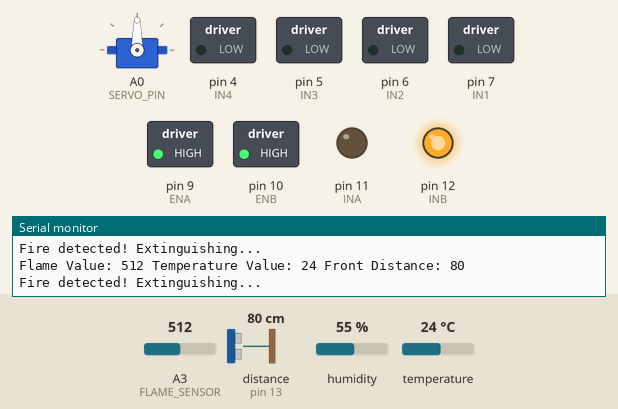
The sketch below on a simulated Arduino Uno, built with avr-gcc and run on an emulated ATmega328P. On the bench: servo, switched loads named in the sketch (green lamp = pin HIGH), output pins drawn as LEDs (lit = HIGH), the last lines printed to the serial monitor. Wiring (inferred from the names in the program): ultrasonic range finder: trigger pin 8; echo pin 13. The test bench sets the inputs (shaded band); at power-on: A3 (FLAME_SENSOR) = 512, distance to the obstacle (sensor on pin 13) 80 cm, temperature 24 °C, humidity 55 %. The echo pulse lasts 58.3 µs per cm; pins used as bus, display or sensor lines are not drawn.

Above: at 3.9 s.
4.0 s: A3 (FLAME_SENSOR) set to 316
8.1 s: A3 (FLAME_SENSOR) set to 290
At 10.4 s:
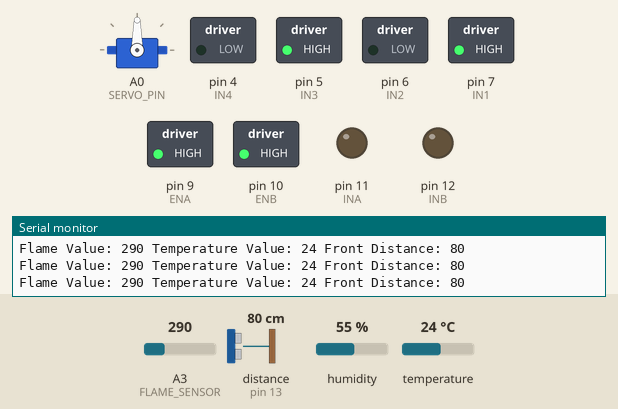
12.2 s: distance to the obstacle (sensor on pin 13) set to 22 cm
20.2 s: distance to the obstacle (sensor on pin 13) set to 19 cm
At 21.5 s:
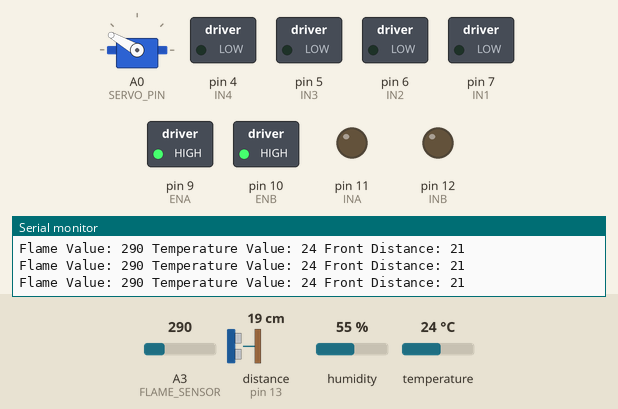
At 22.3 s:
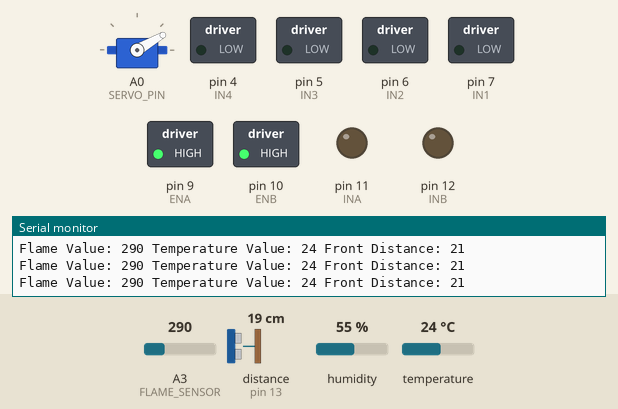
24.3 s: temperature set to 26 °C
28.4 s: temperature set to 29 °C
At 29.14 s:
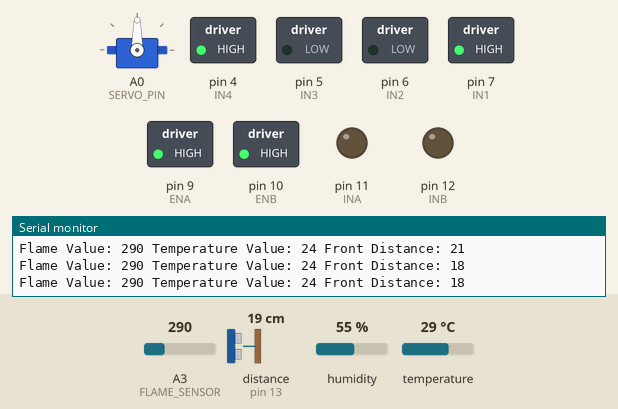
Timing chart, 0 to 31.4 s (numbered marks = the images above; inputs shaded):
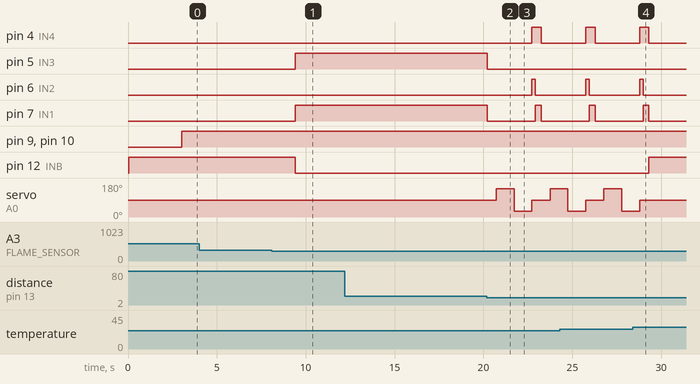

Measured:
- the behaviour switches between 301 and 300 on A3 (FLAME_SENSOR) (found by bisection; images 0 and 1)
- the behaviour switches between 21 and 20 cm on distance to the obstacle (sensor on pin 13) (found by bisection; images 1 and 2)
- the behaviour switches between 27 and 28 °C on temperature (found by bisection; images 3 and 4)
- after the input at 8.1 s, pin 5 (IN3), pin 7 (IN1): LOW → HIGH after 1.3 s; pin 12 (INB): HIGH → LOW after 1.3 s
- after the input at 20.2 s, pin 4 (IN4): LOW → HIGH after 2.5 s, → LOW 0.53 s later; pin 5 (IN3): HIGH → LOW at once; pin 6 (IN2): LOW → HIGH after 2.5 s, → LOW 0.20 s later; pin 7 (IN1): HIGH → LOW at once, → HIGH 2.7 s later, → LOW 0.33 s later; servo on A0 (SERVO_PIN): 90° → 150° after 0.52 s, → 30° 1.0 s later, → 90° 1.0 s later, → 150° 1.0 s later
- after the input at 28.4 s, pin 4 (IN4), pin 7 (IN1): goes on until 29.3 s, then stays LOW; pin 6 (IN2): goes on until 29.0 s, then stays LOW; pin 12 (INB): LOW → HIGH after 0.91 s; servo on A0 (SERVO_PIN): goes on until 28.8 s, then stays 90°

The sketch:

Autonomous_Robotics_Car.ino
```cpp
#include <PID_v1.h>
#include <Servo.h>
#include <dht.h>

// Motor driver pins
#define ENA 9  // Speed control for Left motors
#define ENB 10 // Speed control for Right motors
#define IN1 7  // Left motor 1
#define IN2 6  // Left motor 2
#define IN3 5  // Right motor 1
#define IN4 4  // Right motor 2

// Ultrasonic sensor pins
#define TRIG_PIN 8
#define ECHO_PIN 13

#define DHT_PIN 2


// Servo pin
#define SERVO_PIN A0

// Flame sensor pin
#define FLAME_SENSOR 3

// L9110 Fan Module pin
#define INA 11
#define INB 12

Servo scanServo;
dht DHT;

int tempVal;
// PID variables
volatile int leftSpeedFeedback = 0;
volatile int rightSpeedFeedback = 0;
double leftSetpoint = 150;
double rightSetpoint = 150;
double leftInput, leftOutput;
double rightInput, rightOutput;
double Kp = 2.0, Ki = 5.0, Kd = 1.0;

// PID controllers
PID leftPID(&leftInput, &leftOutput, &leftSetpoint, Kp, Ki, Kd, DIRECT);
PID rightPID(&rightInput, &rightOutput, &rightSetpoint, Kp, Ki, Kd, DIRECT);

long getDistanceFromMicro(long microsec) {
   return microsec / 29 / 2;
}

long getPingDuration() {
   pinMode(TRIG_PIN, OUTPUT);
   pinMode(ECHO_PIN, INPUT);
   digitalWrite(TRIG_PIN, LOW);
   delayMicroseconds(2);
   digitalWrite(TRIG_PIN, HIGH);
   delayMicroseconds(10);
   digitalWrite(TRIG_PIN, LOW);
   return pulseIn(ECHO_PIN, HIGH);
}

int checkDistance(int angle) {
  scanServo.write(angle);
  delay(1000);
  return getDistanceFromMicro(getPingDuration());
}

void moveForward() {
  analogWrite(ENA, leftOutput);
  analogWrite(ENB, rightOutput);
  digitalWrite(IN1, HIGH);
  digitalWrite(IN2, LOW);
  digitalWrite(IN3, HIGH);
  digitalWrite(IN4, LOW);
}

void moveBackward() {
  analogWrite(ENA, leftOutput);
  analogWrite(ENB, rightOutput);
  digitalWrite(IN1, LOW);
  digitalWrite(IN2, HIGH);
  digitalWrite(IN3, LOW);
  digitalWrite(IN4, HIGH);
}

void turnLeft() {
  analogWrite(ENA, leftOutput);
  analogWrite(ENB, rightOutput);
  digitalWrite(IN1, LOW);
  digitalWrite(IN2, HIGH);
  digitalWrite(IN3, HIGH);
  digitalWrite(IN4, LOW);
}

void turnRight() {
  analogWrite(ENA, leftOutput);
  analogWrite(ENB, rightOutput);
  digitalWrite(IN1, HIGH);
  digitalWrite(IN2, LOW);
  digitalWrite(IN3, LOW);
  digitalWrite(IN4, HIGH);
}

void stopMotors() {
  digitalWrite(IN1, LOW);
  digitalWrite(IN2, LOW);
  digitalWrite(IN3, LOW);
  digitalWrite(IN4, LOW);
}

void activateFan() {
  digitalWrite(INA, LOW);
  digitalWrite(INB, HIGH);
}

void deactivateFan() {
  digitalWrite(INA, LOW);
  digitalWrite(INB, LOW);
}

void setup() {
  pinMode(ENA, OUTPUT);
  pinMode(ENB, OUTPUT);
  pinMode(IN1, OUTPUT);
  pinMode(IN2, OUTPUT);
  pinMode(IN3, OUTPUT);
  pinMode(IN4, OUTPUT);
  pinMode(FLAME_SENSOR, INPUT);
  pinMode(INA,OUTPUT);
  pinMode(INB,OUTPUT);

  scanServo.attach(SERVO_PIN);
  scanServo.write(90);

  leftPID.SetMode(AUTOMATIC);
  rightPID.SetMode(AUTOMATIC);
  leftPID.SetOutputLimits(0, 255);
  rightPID.SetOutputLimits(0, 255);

  Serial.begin(9600);
}

void loop() {
  DHT.read11(DHT_PIN);
  tempVal = DHT.temperature;
  int flameValue = analogRead(FLAME_SENSOR);
  long frontDistance = getDistanceFromMicro(getPingDuration());

  if (flameValue > 300 || tempVal > 27) {
    stopMotors();
    activateFan();
    Serial.println("Fire detected! Extinguishing...");
    delay(3000);
  } else if (frontDistance > 0 && frontDistance < 20) {
    stopMotors();
    delay(500);

    int leftDistance = checkDistance(150);
    int rightDistance = checkDistance(30);
    scanServo.write(90);

    if (rightDistance < leftDistance) {
      moveBackward();
      delay(200);
      turnLeft();
      delay(200);
    } else {
      moveBackward();
      delay(200);
      turnRight();
      delay(200);
    }
  } else {
    moveForward();
    deactivateFan();
  }

  leftInput = leftSpeedFeedback;
  rightInput = rightSpeedFeedback;
  leftPID.Compute();
  rightPID.Compute();
  analogWrite(ENA, leftOutput);
  analogWrite(ENB, rightOutput);

  Serial.print("Flame Value: ");
  Serial.print(flameValue);
  Serial.print(" Temperature Value: ");
  Serial.print(tempVal);
  Serial.print(" Front Distance: ");
  Serial.println(frontDistance);
  delay(100);
}
```
